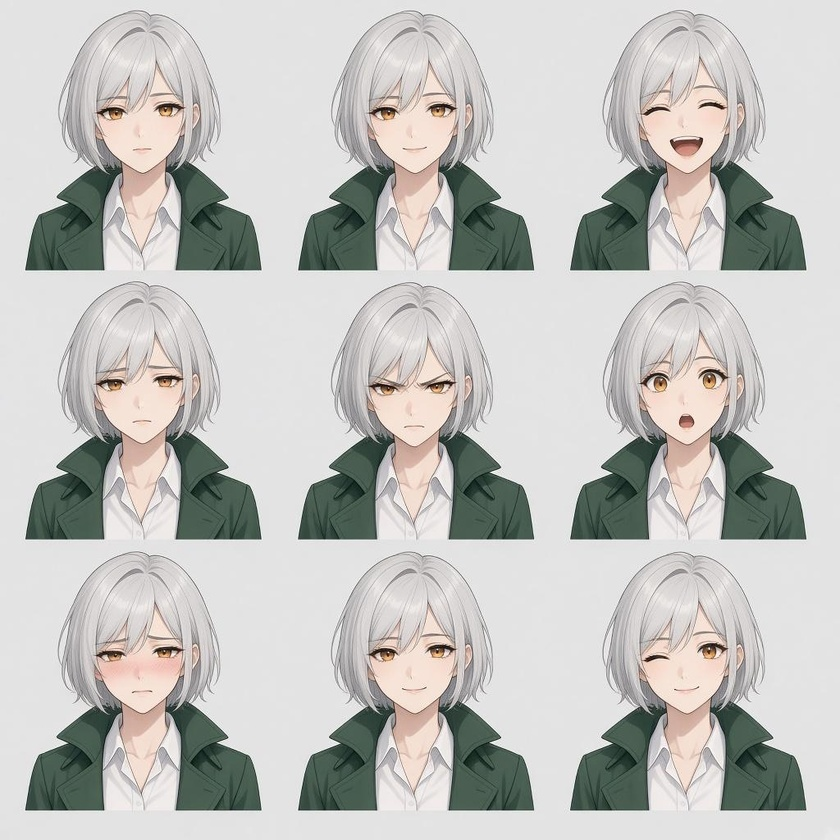
#> input picture docs/fixtures/sera-voss/expressions.jpg, 840 x 840 px, shrunk from 1024 x 1024 before the run
$ python crop_sera.py
#> lines starting #> are read from the running program, lines starting #| are printed output that depends on the picture; after the words box and inside, x2 and y2 are one past the last pixel; in counts of white or black regions, pixels touching at a corner belong together
#!/usr/bin/env python3
"""Cut Sera Voss board stills out of the original sheets in docs/fixtures/sera-voss.

The sheets are the source art. This only slices on the gray gaps.
"""

from pathlib import Path

import numpy as np
from PIL import Image

ROOT = Path(__file__).resolve().parents[1]
SHEETS = ROOT / 'docs' / 'fixtures' / 'sera-voss'
DOCS = ROOT / 'docs' / 'examples'

EXPRESSIONS = ['neutral', 'smile', 'laugh', 'sad', 'angry', 'surprised', 'blush', 'soft', 'wink']
VIEWS = ['front', 'three-quarter', 'side', 'back']


def sheet_tiles(path, expect_rows, expect_cols, min_col, min_row):
#> called with expect_rows = 3, expect_cols = 3, min_col = 80, min_row = 80
    image = np.asarray(Image.open(path).convert('RGB'))
#> image is the input picture: shape (840, 840, 3); mean R, G, B 194.5, 194.2, 191
    corner = image[:12, :12].reshape(-1, 3).astype(np.int16).mean(axis=0)
#> corner = [227.2, 227.2, 227.2]
    distance = np.abs(image.astype(np.int16) - corner).sum(axis=2)
    gutter = distance < 45
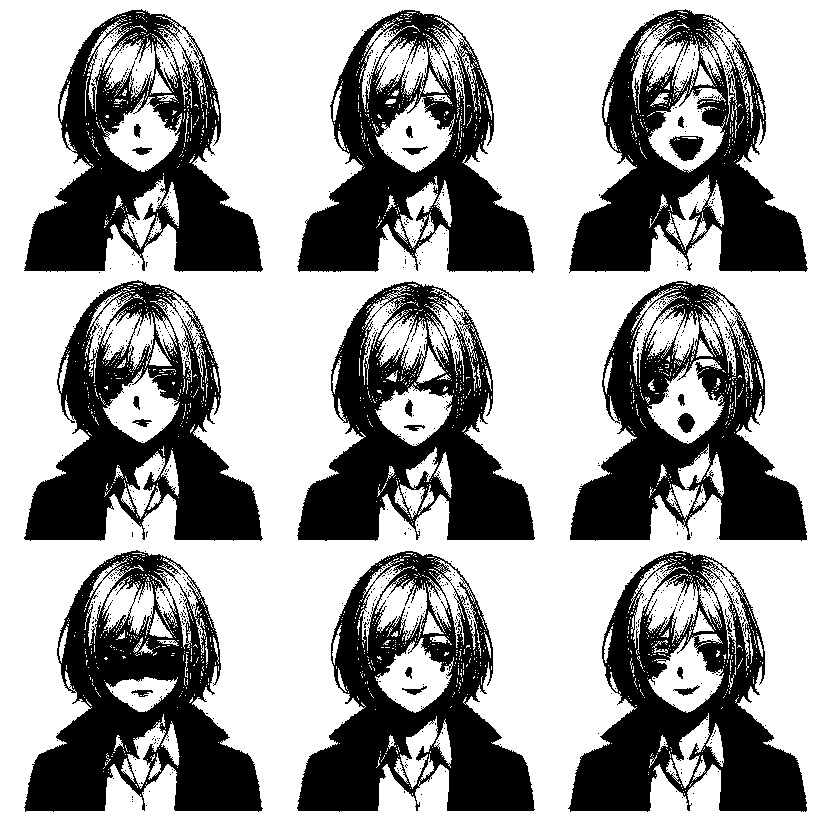
#> gutter: shape (840, 840) bool; 64% white; 1004 black regions (978 under 20 px), largest, box (x1, y1, x2, y2) and area: (24, 550, 263, 812) 29228, (24, 9, 263, 272) 27936, (297, 10, 535, 273) 27768

    def bands(mask, min_gap):
        found = []
        start = None
        for index, flag in enumerate(mask):
            if flag and start is None:
                start = index
            if not flag and start is not None:
                if index - start >= min_gap:
                    found.append((start, index))
                start = None
        if start is not None and len(mask) - start >= min_gap:
            found.append((start, len(mask)))
        return found

    def spans(gutter_bands, length, min_size):
        pieces = []
        cursor = 0
        for start, end in gutter_bands:
            if start - cursor >= min_size:
                pieces.append((cursor, start))
            cursor = end
        if length - cursor >= min_size:
            pieces.append((cursor, length))
        return pieces

    # A wide sheet is mostly gray on each row, so the row test stays strict.
    # The expression grid needs a looser row test because the gaps are short.
    attempts = ((0.92, 0.88), (0.70, 0.85), (0.55, 0.85))
    pil = Image.fromarray(image)
    for row_frac, col_frac in attempts:
        rows = spans(bands(gutter.mean(axis=1) > row_frac, 8), image.shape[0], min_row)
        cols = spans(bands(gutter.mean(axis=0) > col_frac, 8), image.shape[1], min_col)
        if len(rows) == expect_rows and len(cols) == expect_cols:
            return [pil.crop((col[0], row[0], col[1], row[1])) for row in rows for col in cols]
#> this loop made 1 pass
#> (rows, cols) on pass 1: ([(13, 271), (285, 540), (554, 811)], [(31, 257), (303, 530), (575, 802)])
    raise SystemExit(f'{path.name}: expected {expect_rows}x{expect_cols} cells.')


def save(image, path):
    image.convert('RGB').save(path, quality=85, optimize=True)


def main():
    expressions = sheet_tiles(SHEETS / 'expressions.jpg', 3, 3, 80, 80)
#> expressions = 9 items
    for name, tile in zip(EXPRESSIONS, expressions):
        save(tile, DOCS / f'sera-{name}.jpg')
#> this loop made 9 passes
#> name on passes 1 to 9: 'neutral', 'smile', 'laugh', 'sad', 'angry', 'surprised', 'blush', 'soft', 'wink'
#> pass 1, in save, `image.convert('RGB').save(path, quality=85, optimize=True)`:
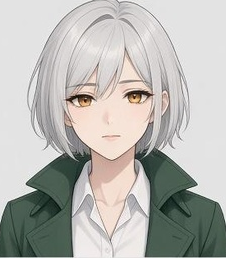
#> saved as sera-neutral.jpg: PIL image 226x258 RGB; mean R, G, B 183.5, 183.1, 178.8
    turns = sheet_tiles(SHEETS / 'turnaround.jpg', 1, 4, 60, 200)
#> call 2 of sheet_tiles, with expect_rows = 1, expect_cols = 4, min_col = 60, min_row = 200
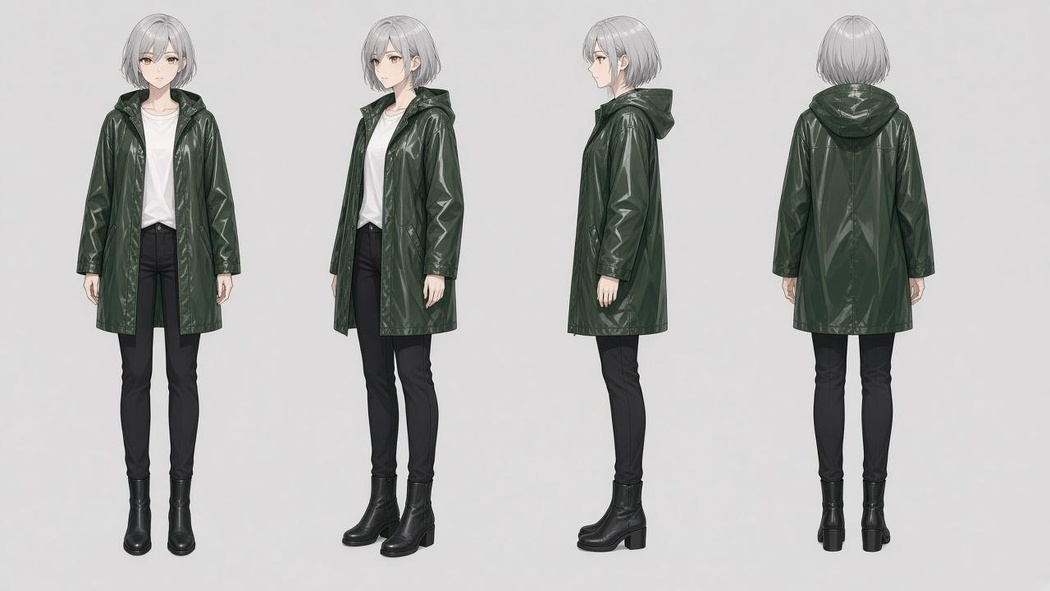
#> input picture docs/fixtures/sera-voss/turnaround.jpg, 1050 x 591 px, shrunk from 1280 x 720 before the run
#> in sheet_tiles, image is the input picture: shape (591, 1050, 3); mean R, G, B 179.7, 180, 179
#> in sheet_tiles (call 2), `corner = image[:12, :12].reshape(-1, 3).astype(np.int16).mean(axis=0)`: corner = [219.2, 219.2, 219.2]
#> in sheet_tiles (call 2), `distance = np.abs(image.astype(np.int16) - corner).sum(axis=2)`:
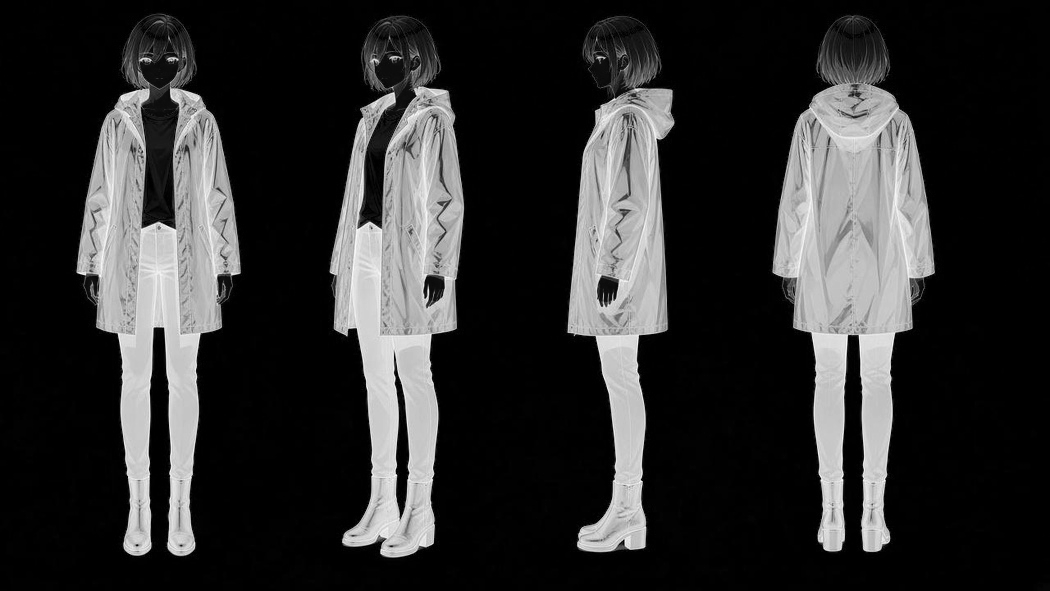
#> distance: shape (591, 1050) float64; min 0.75, max 657.8, mean 124.1; drawn with min black and max white
#> in sheet_tiles (call 2), `gutter = distance < 45`:
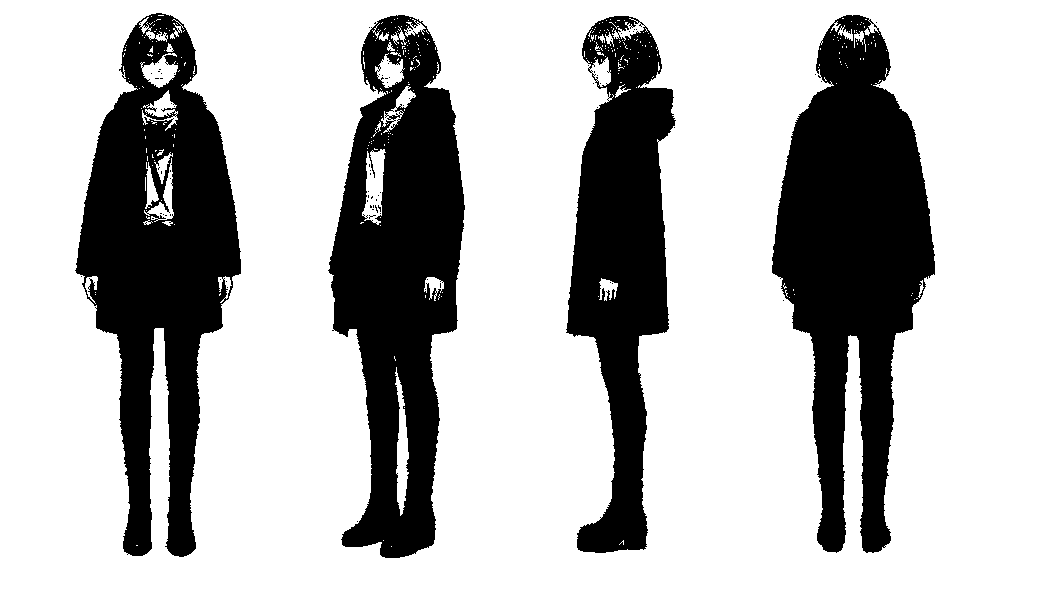
#> gutter: shape (591, 1050) bool; 72.2% white; 83 black regions (79 under 20 px), largest, box (x1, y1, x2, y2) and area: (772, 15, 935, 553) 48986, (75, 13, 241, 557) 46652, (328, 15, 465, 558) 43924, (566, 16, 676, 553) 32844
#> the loop in sheet_tiles, `for row_frac, col_frac in attempts:` made 1 pass
#> (rows, cols) on pass 1: ([(17, 553)], [(84, 235), (334, 461), (573, 667), (779, 928)])
#> turns = 4 items
    for name, tile in zip(VIEWS, turns):
        save(tile, DOCS / f'sera-turn-{name}.jpg')
#> this loop made 4 passes
#> pass 1, in save (call 10), `image.convert('RGB').save(path, quality=85, optimize=True)`:
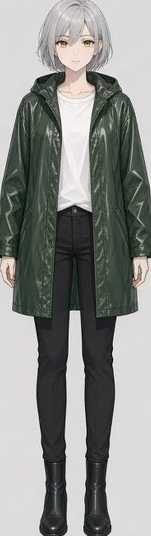
#> saved as sera-turn-front.jpg: PIL image 151x536 RGB; mean R, G, B 139.1, 140.6, 138
#> pass 2, in save (call 11), `image.convert('RGB').save(path, quality=85, optimize=True)`:
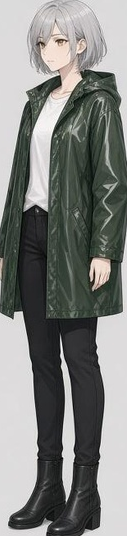
#> saved as sera-turn-three-quarter.jpg: PIL image 127x536 RGB; mean R, G, B 126.1, 127.9, 125.1
#> (the run stopped early here; a loop or call above may not have finished)
